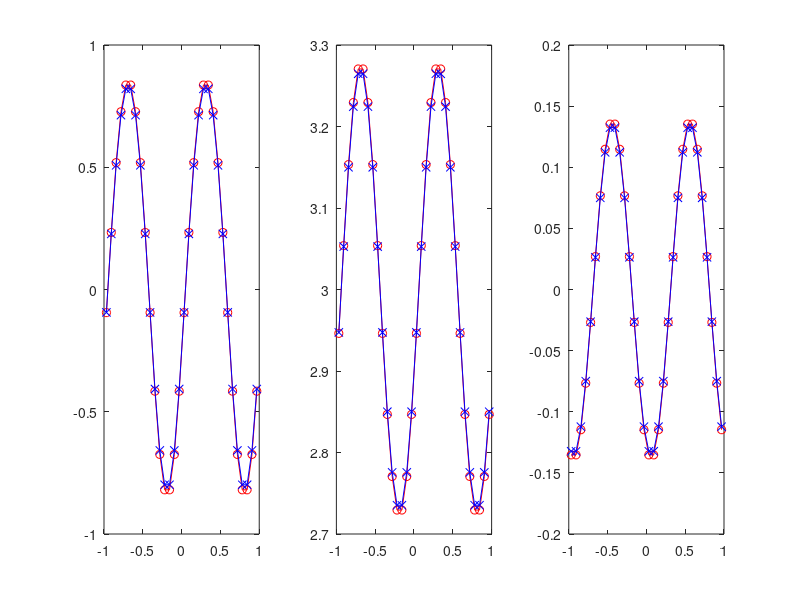

The MATLAB source for this figure: (Note: this script raises an error after producing the figure.)
% octave script to test Calc_Sgs_Coefficients_Dynamic_Smagorinsky
% to use this function you need to edit
% 1) Calc_Sgs_Coefficients_Dynamic_Smagorinsky.f90 to make output
% 2) inivar to set specific time and y (xc(c), 0.03125, 0.125)
% 3) Processor.f90 so Calc_Sgs_Coefficients_Dynamic_Smagorinsky is called
%    just after inivar.f90

% check on inflow and outflow!

rho0 = 5;
rho1 = 1;
k = 2.0;
w = 2.0;
vis = 0.001;
uf = 0.5;

Nx=32;
dx = 2/Nx; % dx = dy, dz = 2
dV = 2*dx^2;
dl = dV^(2/3); % ((dV)^(1/3))^2
x = -1 + dx/2 : dx : 1 - dx/2;
y = 0.03125;
t = 0.125;

xt = x - uf*t;
yt = y - uf*t;

z_ex = (1.0 + sin (k * pi * xt).*sin (k * pi * yt).*cos (w * pi * t))./ ...
     (1.0 + rho0/rho1+(1.0-rho0/rho1) .* sin (k * pi * xt) .* sin (k * pi * yt) .* cos (w * pi * t));

rho_ex = 1.0 ./(z_ex/rho1 + (1.0-z_ex)/rho0);

u_ex = -w/k/4.0 * cos (k * pi * xt) .* sin (k * pi * yt) .* sin (w * pi * t) .* (rho1-rho0) ./ rho_ex;

% derevatives
tilde_u_x = zeros(1, size(rho_ex, 2)); % tilde_u_x
for i = 1:Nx
  switch(i)
    case(1)
      %tilde_u_x(i) = ( - 3/2*u_ex(i) + 2*u_ex(i+1) - 1/2*u_ex(i+2) ) / dx;
      tilde_u_x(i) = ( 1/2*u_ex(i+1) - 1/2*u_ex(Nx)  ) / dx;
    case(Nx)
      %tilde_u_x(i) = (  3/2*u_ex(i) - 2*u_ex(i-1) + 1/2*u_ex(i-2) ) / dx;
      tilde_u_x(i) = ( 1/2*u_ex(1)   - 1/2*u_ex(i-1) ) / dx;
    otherwise
      tilde_u_x(i) = ( 1/2*u_ex(i+1) - 1/2*u_ex(i-1) ) / dx;
    endswitch
endfor

tilde_sij_11 =       tilde_u_x;

pi_g = tilde_sij_11.^2.;

hat_volume           = zeros(1, size(rho_ex, 2)); % hat_volume
hat_rho              = zeros(1, size(rho_ex, 2)); % hat_rho
hat_rui_1            = zeros(1, size(rho_ex, 2)); % hat_rui_1
hat_r_tilde_sij_11   = zeros(1, size(rho_ex, 2)); % hat_r_tilde_sij_11
hat_ruiuj_11         = zeros(1, size(rho_ex, 2)); % hat_ruiuj_11
hat_p_term           = zeros(1, size(rho_ex, 2)); % hat_p_term
hat_mij_term_11      = zeros(1, size(rho_ex, 2)); % hat_mij_term_11


for i = 1:Nx
  switch(i)
    case(1)
      Nim1 = 1;
      Nip1 = 1;
      hat_volume        (i) = (    dV                                              *Nim1 +     dV                                        *5 +     dV                                              *Nip1);
      hat_rho           (i) = (    rho_ex                                     (Nx )*Nim1 +     rho_ex                                 (i)*5 +     rho_ex                                     (i+1)*Nip1);
      hat_rui_1         (i) = (    rho_ex(Nx )*u_ex                           (Nx )*Nim1 +     rho_ex(i)*u_ex                         (i)*5 +     rho_ex(i+1)*u_ex                           (i+1)*Nip1);
      hat_r_tilde_sij_11(i) = (    rho_ex(Nx )*tilde_sij_11                   (Nx )*Nim1 +     rho_ex(i)*tilde_sij_11                 (i)*5 +     rho_ex(i+1)*tilde_sij_11                   (i+1)*Nip1);
      hat_ruiuj_11      (i) = (    rho_ex(Nx )*u_ex(Nx )*u_ex                 (Nx )*Nim1 +     rho_ex(i)*u_ex(i)*u_ex                 (i)*5 +     rho_ex(i+1)*u_ex(i+1)*u_ex                 (i+1)*Nip1);
      hat_p_term        (i) = (  2*rho_ex(Nx )*dl*pi_g                        (Nx )*Nim1 +   2*rho_ex(i)*dl*pi_g                      (i)*5 +   2*rho_ex(i+1)*dl*pi_g                        (i+1)*Nip1);
      hat_mij_term_11   (i) = (4/3*rho_ex(Nx )*dl*pi_g(Nx )^(0.5)*tilde_sij_11(Nx )*Nim1 + 4/3*rho_ex(i)*dl*pi_g(i)^(0.5)*tilde_sij_11(i)*5 + 4/3*rho_ex(i+1)*dl*pi_g(i+1)^(0.5)*tilde_sij_11(i+1)*Nip1);
      %hat_rho           (i) = (                                                                rho_ex                                 (i)*5 +     rho_ex                                     (i+1)*Nip1);
    case(Nx)
      Nim1 = 1;
      Nip1 = 1;
      hat_volume        (i) = (    dV                                              *Nim1 +     dV                                        *5 +     dV                                              *Nip1);
      hat_rho           (i) = (    rho_ex                                     (i-1)*Nim1 +     rho_ex                                 (i)*5 +     rho_ex                                     (1  )*Nip1);
      hat_rui_1         (i) = (    rho_ex(i-1)*u_ex                           (i-1)*Nim1 +     rho_ex(i)*u_ex                         (i)*5 +     rho_ex(1  )*u_ex                           (1  )*Nip1);
      hat_r_tilde_sij_11(i) = (    rho_ex(i-1)*tilde_sij_11                   (i-1)*Nim1 +     rho_ex(i)*tilde_sij_11                 (i)*5 +     rho_ex(1  )*tilde_sij_11                   (1  )*Nip1);
      hat_ruiuj_11      (i) = (    rho_ex(i-1)*u_ex(i-1)*u_ex                 (i-1)*Nim1 +     rho_ex(i)*u_ex(i)*u_ex                 (i)*5 +     rho_ex(1  )*u_ex(1  )*u_ex                 (1  )*Nip1);
      hat_p_term        (i) = (  2*rho_ex(i-1)*dl*pi_g                        (i-1)*Nim1 +   2*rho_ex(i)*dl*pi_g                      (i)*5 +   2*rho_ex(1  )*dl*pi_g                        (1  )*Nip1);
      hat_mij_term_11   (i) = (4/3*rho_ex(i-1)*dl*pi_g(i-1)^(0.5)*tilde_sij_11(i-1)*Nim1 + 4/3*rho_ex(i)*dl*pi_g(i)^(0.5)*tilde_sij_11(i)*5 + 4/3*rho_ex(1  )*dl*pi_g(1  )^(0.5)*tilde_sij_11(1  )*Nip1);
    otherwise
      Nim1 = 1;
      Nip1 = 1;
      hat_volume        (i) = (    dV                                              *Nim1 +     dV                                        *5 +     dV                                              *Nip1);
      hat_rho           (i) = (    rho_ex                                     (i-1)*Nim1 +     rho_ex                                 (i)*5 +     rho_ex                                     (i+1)*Nip1);
      hat_rui_1         (i) = (    rho_ex(i-1)*u_ex                           (i-1)*Nim1 +     rho_ex(i)*u_ex                         (i)*5 +     rho_ex(i+1)*u_ex                           (i+1)*Nip1);
      hat_r_tilde_sij_11(i) = (    rho_ex(i-1)*tilde_sij_11                   (i-1)*Nim1 +     rho_ex(i)*tilde_sij_11                 (i)*5 +     rho_ex(i+1)*tilde_sij_11                   (i+1)*Nip1);
      hat_ruiuj_11      (i) = (    rho_ex(i-1)*u_ex(i-1)*u_ex                 (i-1)*Nim1 +     rho_ex(i)*u_ex(i)*u_ex                 (i)*5 +     rho_ex(i+1)*u_ex(i+1)*u_ex                 (i+1)*Nip1);
      hat_p_term        (i) = (  2*rho_ex(i-1)*dl*pi_g                        (i-1)*Nim1 +   2*rho_ex(i)*dl*pi_g                      (i)*5 +   2*rho_ex(i+1)*dl*pi_g                        (i+1)*Nip1);
      hat_mij_term_11   (i) = (4/3*rho_ex(i-1)*dl*pi_g(i-1)^(0.5)*tilde_sij_11(i-1)*Nim1 + 4/3*rho_ex(i)*dl*pi_g(i)^(0.5)*tilde_sij_11(i)*5 + 4/3*rho_ex(i+1)*dl*pi_g(i+1)^(0.5)*tilde_sij_11(i+1)*Nip1);
    endswitch
%      hat_volume        (i) = hat_volume        (i)                ;
      hat_rho           (i) = hat_rho           (i) / (5+Nim1+Nip1);
      hat_rui_1         (i) = hat_rui_1         (i) / (5+Nim1+Nip1);
      hat_r_tilde_sij_11(i) = hat_r_tilde_sij_11(i) / (5+Nim1+Nip1);
      hat_ruiuj_11      (i) = hat_ruiuj_11      (i) / (5+Nim1+Nip1);
      hat_p_term        (i) = hat_p_term        (i) / (5+Nim1+Nip1);
      hat_mij_term_11   (i) = hat_mij_term_11   (i) / (5+Nim1+Nip1);
endfor

pi_t = hat_r_tilde_sij_11.^2 ./ hat_rho.^2;

lij_11 = hat_ruiuj_11 - hat_rui_1 .* hat_rui_1 ./ hat_rho;
lij_kk = lij_11;

hat_delta = hat_volume.^(1./3.);

mij_11 = hat_mij_term_11      - 2. * hat_delta.^2. .* pi_t.^(0.5) .* ( hat_r_tilde_sij_11*(2/3 ) );
mij_22 = hat_mij_term_11/(-2) - 2. * hat_delta.^2. .* pi_t.^(0.5) .* ( hat_r_tilde_sij_11*(-1/3) );
mij_33 = hat_mij_term_11/(-2) - 2. * hat_delta.^2. .* pi_t.^(0.5) .* ( hat_r_tilde_sij_11*(-1/3) );
mij_kk = mij_11 + mij_22 + mij_33;

mijmij = mij_11.^2 + mij_22.^2 + mij_33.^2;

mijldij = mij_11 .* lij_11 - mij_kk.*lij_kk/3;

c_i = lij_kk ./ ( hat_p_term - 2. * hat_delta.^2. .* hat_rho .* pi_t );

c_r = mijldij ./ ( mijmij );

figure(1);
subplot(1,3,1)
plot (x, rho_ex.*tilde_sij_11,'ro-', x, hat_r_tilde_sij_11,'bx-')
subplot(1,3,2)
plot (x, rho_ex,'ro-', x, hat_rho,'bx-')
subplot(1,3,3)
plot (x, u_ex.*rho_ex,'ro-', x, hat_rui_1,'bx-')


%comparing with T-flowS
fid = fopen ("/home/l_palkin_e/eclipse/compressible/eclipse-project/Test_cases/Problem3/32/hat.dat", "r");
A = transpose(fscanf(fid,"%e",[66 Inf]));
fclose(fid);
x_f = A(:,1)';
y_f = A(:,2)';
z_f = A(:,3)';
u_f = A(:,4)';
u_ex_f = A(:,5)';
v_f = A(:,6)';
v_ex_f = A(:,7)';
w_f = A(:,8)';
z_f = A(:,9)';
z_ex_f = A(:,10)';
rho_f = A(:,11)';
rho_ex_f = A(:,12)';
hat_volume_f = A(:,13)';
hat_rho_f = A(:,14)';
hat_rui_1_f = A(:,15)';

hat_r_tilde_sij_11_f = A(:,18)';
hat_r_tilde_sij_22_f = A(:,19)';
hat_r_tilde_sij_33_f = A(:,20)';
hat_r_tilde_sij_12_f = A(:,21)';
hat_r_tilde_sij_13_f = A(:,22)';
hat_r_tilde_sij_23_f = A(:,23)';

hat_ruiuj_11_f = A(:,24)';

hat_p_term_f = A(:,30)';
hat_mij_term_11_f = A(:,31)';
pi_t_f = A(:,37)';
lij_11_f = A(:,38)';
lij_22_f = A(:,39)';
lij_33_f = A(:,40)';
lij_12_f = A(:,41)';
lij_13_f = A(:,42)';
lij_23_f = A(:,43)';
hat_delta_f = A(:,44)';

mij_11_f = A(:,45)';
mij_22_f = A(:,46)';
mij_33_f = A(:,47)';
mij_12_f = A(:,48)';
mij_13_f = A(:,49)';
mij_23_f = A(:,50)';

mijmij_f = A(:,51)';
mijldij_f = A(:,52)';


c_i_f = A(:,53)';
c_r_f = A(:,54)';
tilde_u_x_f = A(:,55)';
tilde_u_y_f = A(:,56)';
tilde_u_z_f = A(:,57)';
tilde_v_x_f = A(:,58)';
tilde_v_y_f = A(:,59)';
tilde_v_z_f = A(:,60)';
tilde_w_x_f = A(:,61)';
tilde_w_y_f = A(:,62)';
tilde_w_z_f = A(:,63)';
vol_f = A(:,64)';
pi_g_f = A(:,65)';
bar_delta_f = A(:,66)';

figure(2);
subplot(5,4,1)
plot(x, abs(u_ex-u_f),'ro-', 'LineWidth', 2,'MarkerSize',5); title ("|u_{ex}-u_{file}|"); xlabel('x, y=\Delta x/2'); ylabel('tolerance'); grid on;
subplot(5,4,2)
plot(x, abs(hat_rho-hat_rho_f),'ro-', 'LineWidth', 2,'MarkerSize',5); title ("|\\rho_{ex}^f-\\rho_{file}^f|"); xlabel('x, y=\Delta x/2'); ylabel('tolerance'); grid on;
subplot(5,4,3)
plot(x, abs(hat_volume-hat_volume_f),'ro-', 'LineWidth', 2,'MarkerSize',5); title ("|V_{ex}^f-V_{file}^f|"); xlabel('x, y=\Delta x/2'); ylabel('tolerance'); grid on;
subplot(5,4,4)
plot(x, abs(rho_ex-rho_f),'ro-', 'LineWidth', 2,'MarkerSize',5); title ("|\\rho_{ex}-\\rho_{file}|"); xlabel('x, y=\Delta x/2'); ylabel('tolerance'); grid on;
subplot(5,4,5)
plot(x, abs(tilde_u_x-tilde_u_x_f),'ro-', 'LineWidth', 2,'MarkerSize',5); title ("|du/dx_{ex}-du/dx_{file}|"); xlabel('x, y=\Delta x/2'); ylabel('tolerance'); grid on;
subplot(5,4,6)
plot(x, abs(vol_f-(dx^2)*2),'ro-', 'LineWidth', 2,'MarkerSize',5); title ("|vol_{ex}-vol_{file}|"); xlabel('x, y=\Delta x/2'); ylabel('tolerance'); grid on;
subplot(5,4,7)
plot(x, abs(hat_rui_1-hat_rui_1_f),'ro-', 'LineWidth', 2,'MarkerSize',5); title ("|rui\\_1_{ex}^f-rui\\_1_{file}^f|"); xlabel('x, y=\Delta x/2'); ylabel('tolerance'); grid on;
subplot(5,4,8)
plot(x, abs(hat_r_tilde_sij_11-hat_r_tilde_sij_11_f),'ro-', 'LineWidth', 2,'MarkerSize',5); title ("|r\\_sij\\_11_{ex}^f-r\\_sij\\_11_{file}^f|"); xlabel('x, y=\Delta x/2'); ylabel('tolerance'); grid on;
subplot(5,4,9)
plot(x, abs(hat_ruiuj_11-hat_ruiuj_11_f),'ro-', 'LineWidth', 2,'MarkerSize',5); title ("|ruiuj\\_11_{ex}^f-ruiuj\\_11_{file}^f|"); xlabel('x, y=\Delta x/2'); ylabel('tolerance'); grid on;
subplot(5,4,10)
plot(x, abs(pi_g-pi_g_f),'ro-', 'LineWidth', 2,'MarkerSize',5); title ("|\\Pi_G_{ex}-\\Pi_G_{file}|"); xlabel('x, y=\Delta x/2'); ylabel('tolerance'); grid on;
subplot(5,4,11)
plot(x, abs(pi_t-pi_t_f),'ro-', 'LineWidth', 2,'MarkerSize',5); title ("|\\Pi_T_{ex}^f-\\Pi_T_{file}^f|"); xlabel('x, y=\Delta x/2'); ylabel('tolerance'); grid on;
subplot(5,4,12)
plot(x, abs(hat_p_term-hat_p_term_f),'ro-', 'LineWidth', 2,'MarkerSize',5); title ("|p\\_term_{ex}^f-p\\_term_{file}^f|"); xlabel('x, y=\Delta x/2'); ylabel('tolerance'); grid on;
subplot(5,4,13)
plot(x, abs(mij_11-mij_11_f),'ro-', 'LineWidth', 2,'MarkerSize',5); title ("|mij\\_11_{ex}^f-mij\\_11_{file}^f|"); xlabel('x, y=\Delta x/2'); ylabel('tolerance'); grid on;
subplot(5,4,14)
plot(x, abs(lij_11-lij_11_f),'ro-', 'LineWidth', 2,'MarkerSize',5); title ("|lij\\_11_{ex}^f-lij\\_11_{file}^f|"); xlabel('x, y=\Delta x/2'); ylabel('tolerance'); grid on;
subplot(5,4,15)
plot(x, abs(mijmij-mijmij_f),'ro-', 'LineWidth', 2,'MarkerSize',5); title ("|mijmij_{ex}^f-mijmij_{file}^f|"); xlabel('x, y=\Delta x/2'); ylabel('tolerance'); grid on;
subplot(5,4,16)
plot(x, abs(mijldij-mijldij_f),'ro-', 'LineWidth', 2,'MarkerSize',5); title ("|mijldij_{ex}^f-mijmij_{file}^f|"); xlabel('x, y=\Delta x/2'); ylabel('tolerance'); grid on;
subplot(5,4,19)
plot(x, abs(c_i-c_i_f),'ro-', 'LineWidth', 2,'MarkerSize',5); title ("|c\\_i_{ex}^f-c\\_i_{file}^f|"); xlabel('x, y=\Delta x/2'); ylabel('tolerance'); grid on;
subplot(5,4,20)
plot(x, abs(c_r-c_r_f),'ro-', 'LineWidth', 2,'MarkerSize',5); title ("|c\\_r_{ex}^f-c\\_r_{file}^f|"); xlabel('x, y=\Delta x/2'); ylabel('tolerance'); grid on;
%plot(x, abs(vol_f-(dx^2)*2),'ro-', 'LineWidth', 2,'MarkerSize',5); title ("|vol_{ex}-vol_{file}|"); xlabel('x, y=\Delta x/2'); ylabel('tolerance'); grid on;

